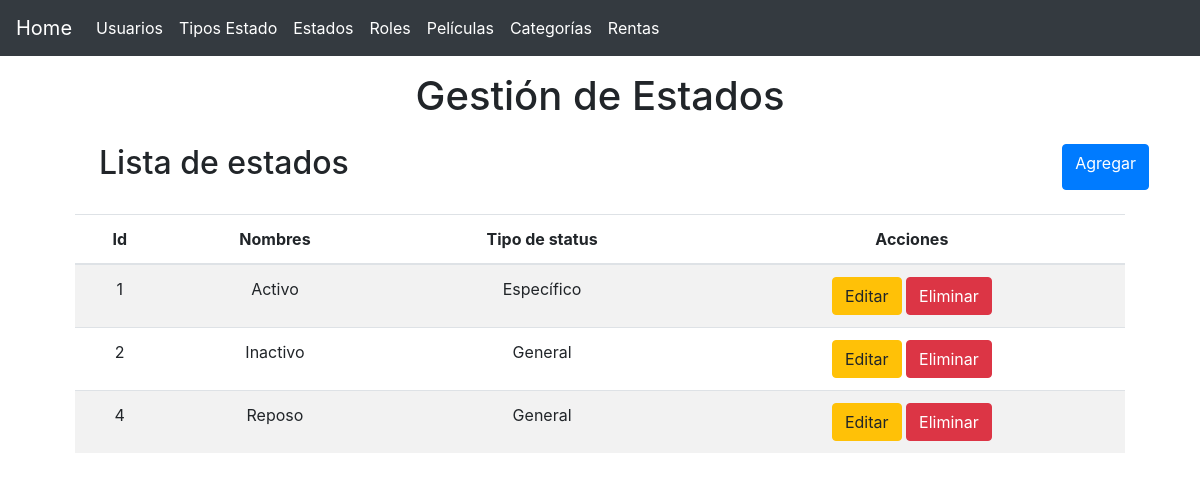
Page /?controller=status on the committed database.
### tables this page shows
CREATE TABLE IF NOT EXISTS `statuses` (
  `id` int(6) NOT NULL AUTO_INCREMENT,
  `name` varchar(30) NOT NULL,
  `type_status_id` int(6) NOT NULL,
  PRIMARY KEY (`id`),
  KEY `type_status_id` (`type_status_id`)
);

CREATE TABLE IF NOT EXISTS `type_statuses` (
  `id` int(6) NOT NULL AUTO_INCREMENT,
  `name` varchar(30) NOT NULL,
  PRIMARY KEY (`id`)
);

### controllers/StatusController.php (called while the page is built, shortened)
<?php
require 'models/Status.php';
class StatusController
{
    private $statusModel;
    public function __construct()
    {
        $this->statusModel = new Status;
    }
    public function index()
    {
        $statuses = $this->statusModel->getAll();
        require 'views/layout.php';
        require 'views/statuses/list.php';
    }
}

### models/Status.php (called while the page is built, shortened)
<?php
class Status
{
	private $pdo;
	public function __construct()
	{
		try {
			$this->pdo= new Database;
		} catch (Exception $e) {
			die($e->getMessage());
		}
	}
	public function GetAll(){
		try {
			$strSQL="SELECT s.*, ts.name as type FROM statuses s INNER JOIN type_statuses ts ON ts.id = s.type_status_id";
			$query =$this->pdo->select($strSQL);
			return $query;
		} catch (Exception $e) {
			die($e->getMessage());
		}
	}
}

### providers/Database.php (called while the page is built, shortened)
<?php
class Database extends PDO
{
    public function select($strSql, $arrayData = array(), $fetchMode = PDO::FETCH_OBJ)
    {
    	$query = $this->prepare($strSql);
    	if( !$query->execute() ) {
    		echo "Error, la consulta no se realizó";
    	} else {
    		return $query->fetchAll($fetchMode);
    	}
    }
}

### views/statuses/list.php (the view)
<main class="container">
	<section class="col-md-12 text-center">
		<div class="mt-3">
			<h1>Gestión de Estados</h1>
		</div>
		<div class="col-md-12 m-4 d-flex justify-content-between">
			<h2>Lista de estados</h2>
			<a href="?controller=status&method=add" class="btn btn-primary">Agregar</a>
		</div>
		<section class="col-md-12 flex-nowrap table-responsive">
			<table class="table table-striped table-hover">
				<thead>
					<tr>
						<th>Id</th>
						<th>Nombres</th>
						<th>Tipo de status</th>
						<th>Acciones</th>
					</tr>
				</thead>
				<tbody>
					<?php foreach($statuses as $status): ?>
						<tr>
							<td><?php echo $status->id ?></td>
							<td><?php echo $status->name ?></td>
							<td><?php echo $status->type ?></td>
							<td>
								<a href="?controller=status&method=edit&id=<?php echo $status->id?>" class="btn btn-warning" title="Editar estado">Editar</a>
								<a href="?controller=status&method=delete&id=<?php echo $status->id?>" class="btn btn-danger" title="Eliminar estado">Eliminar</a>
							</td>
						</tr>
					<?php endforeach ?>
				</tbody>
			</table>
		</section>
	</section>
</main>

### rows in the picture
statuses: id "1", name "Activo", type_status.name "Específico"
statuses: id "2", name "Inactivo", type_status.name "General"
statuses: id "4", name "Reposo", type_status.name "General"
